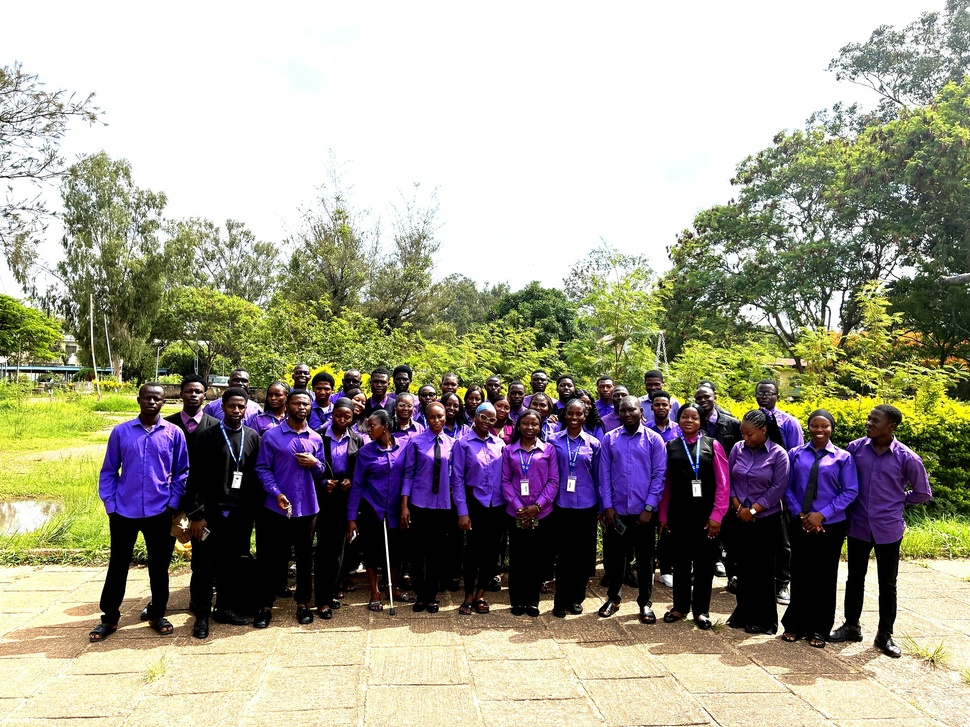
#> input picture assets/images/class/CLASS GROUP (1).jpeg, 970 x 727 px, shrunk from 2000 x 1500 before the run
$ python -i reduce_brightness.py   (imports and definitions only)
#> lines starting #> are read from the running program, lines starting #| are printed output that depends on the picture
import os
from PIL import Image, ImageEnhance

# Directories to process
TARGET_DIRS = [
    os.path.join("assets", "images", "students"),
    os.path.join("assets", "images", "events", "class-group"),
    os.path.join("assets", "images", "events"),
    os.path.join("assets", "images", "slideshow"),
    os.path.join("assets", "images", "prof")
]

# Adjustments
BRIGHTNESS_FACTOR = 0.85 # Reduce brightness by 15%
CONTRAST_FACTOR = 0.95   # Slight contrast reduction for softness

def process_image(filepath):
#> called with filepath = 'assets/images/class/CLASS GROUP (1).jpeg'
    try:
        with Image.open(filepath) as img:
            # Convert to RGB if necessary (e.g. RGBA or P)
#> img is the input picture: PIL image 970x727 RGB; mean R, G, B 160.6, 157.5, 142.4
            if img.mode in ("RGBA", "P"):
                img = img.convert("RGB")

            # Apply brightness reduction
            enhancer = ImageEnhance.Brightness(img)
            img_reduced_brightness = enhancer.enhance(BRIGHTNESS_FACTOR)
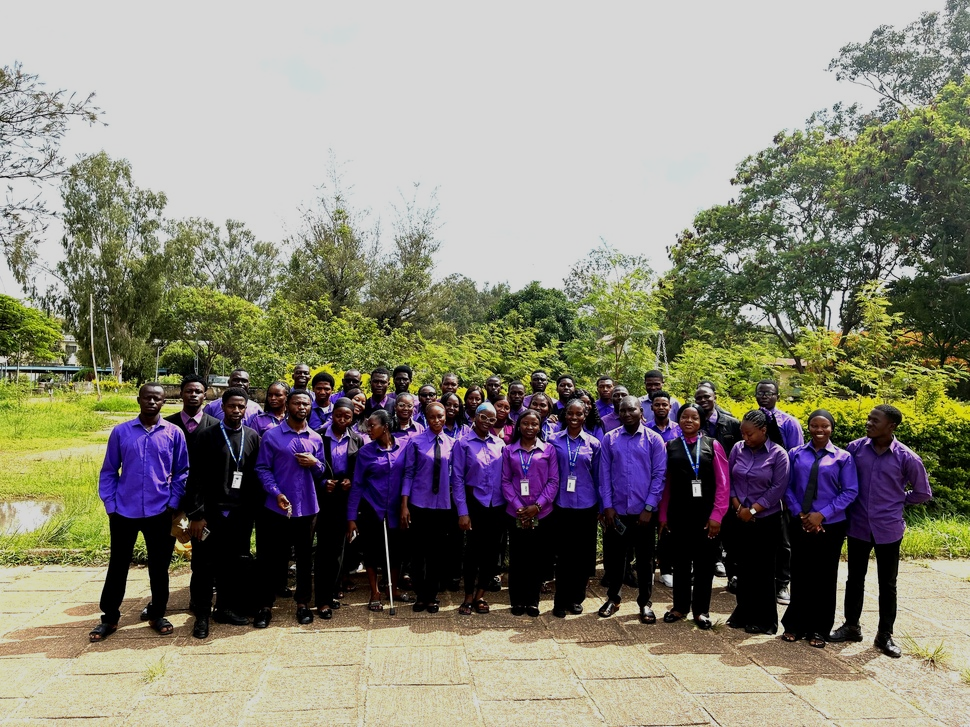
#> img_reduced_brightness: PIL image 970x727 RGB; mean R, G, B 136, 133.3, 120.5

            # Apply contrast adjustment
            contrast_enhancer = ImageEnhance.Contrast(img_reduced_brightness)
            final_img = contrast_enhancer.enhance(CONTRAST_FACTOR)

            # Save the processed image back
            final_img.save(filepath, quality=95)
            return True
    except Exception as e:
        print(f"Error processing {filepath}: {e}")
        return False

def main():
    total_processed = 0
    total_failed = 0

    for directory in TARGET_DIRS:
        if not os.path.exists(directory):
            print(f"Directory not found: {directory}")
            continue

        print(f"Processing directory: {directory}")
        for root, _, files in os.walk(directory):
            for filename in files:
                if filename.lower().endswith(('.png', '.jpg', '.jpeg', '.webp')):
                    filepath = os.path.join(root, filename)
                    if process_image(filepath):
                        total_processed += 1
                    else:
                        total_failed += 1

    print(f"\nProcessing Complete.")
    print(f"Successfully processed: {total_processed} images")
    print(f"Failed to process: {total_failed} images")

# [2 lines not run here, left out]

>>> result = process_image('assets/images/class/CLASS GROUP (1).jpeg')

$ run again, on assets/images/events/dinner-night/dinner.webp
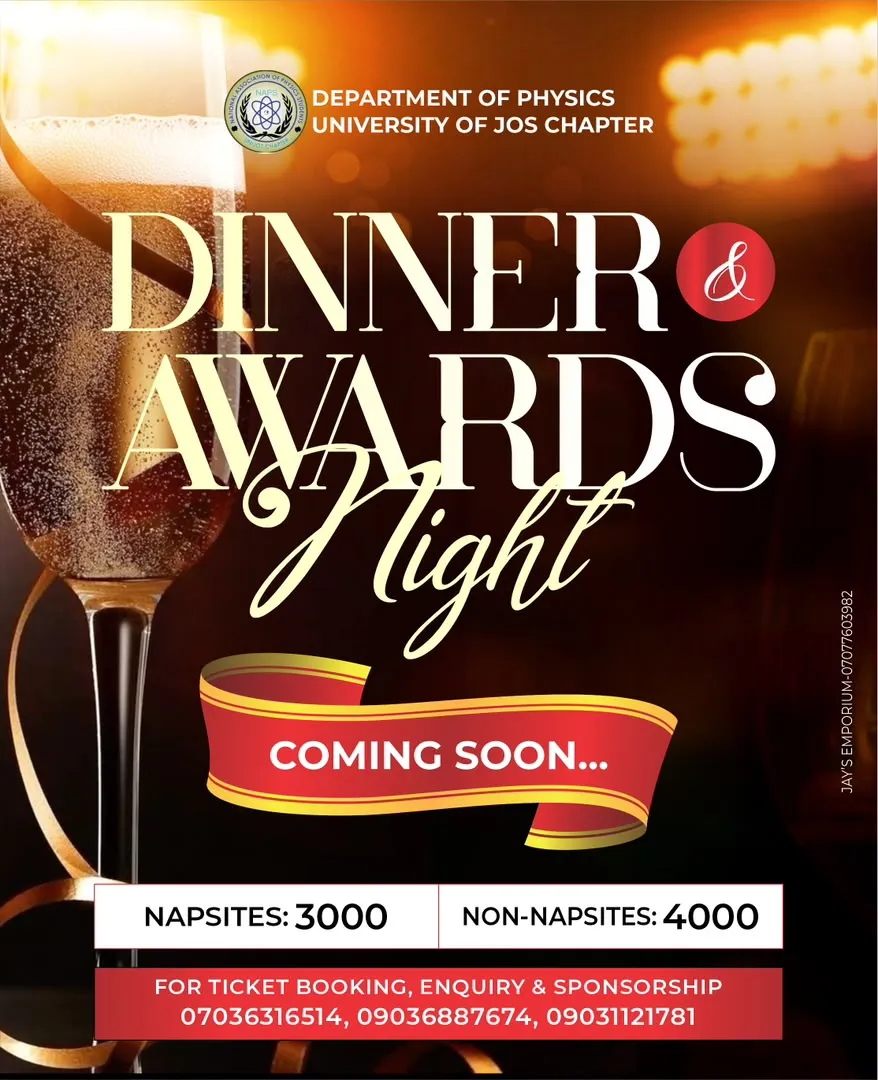
#> input picture assets/images/events/dinner-night/dinner.webp, 878 x 1080 px
#> in process_image, img is the input picture: PIL image 878x1080 RGB; mean R, G, B 118.4, 77.6, 58.9
#> in process_image, `img_reduced_brightness = enhancer.enhance(BRIGHTNESS_FACTOR)`:
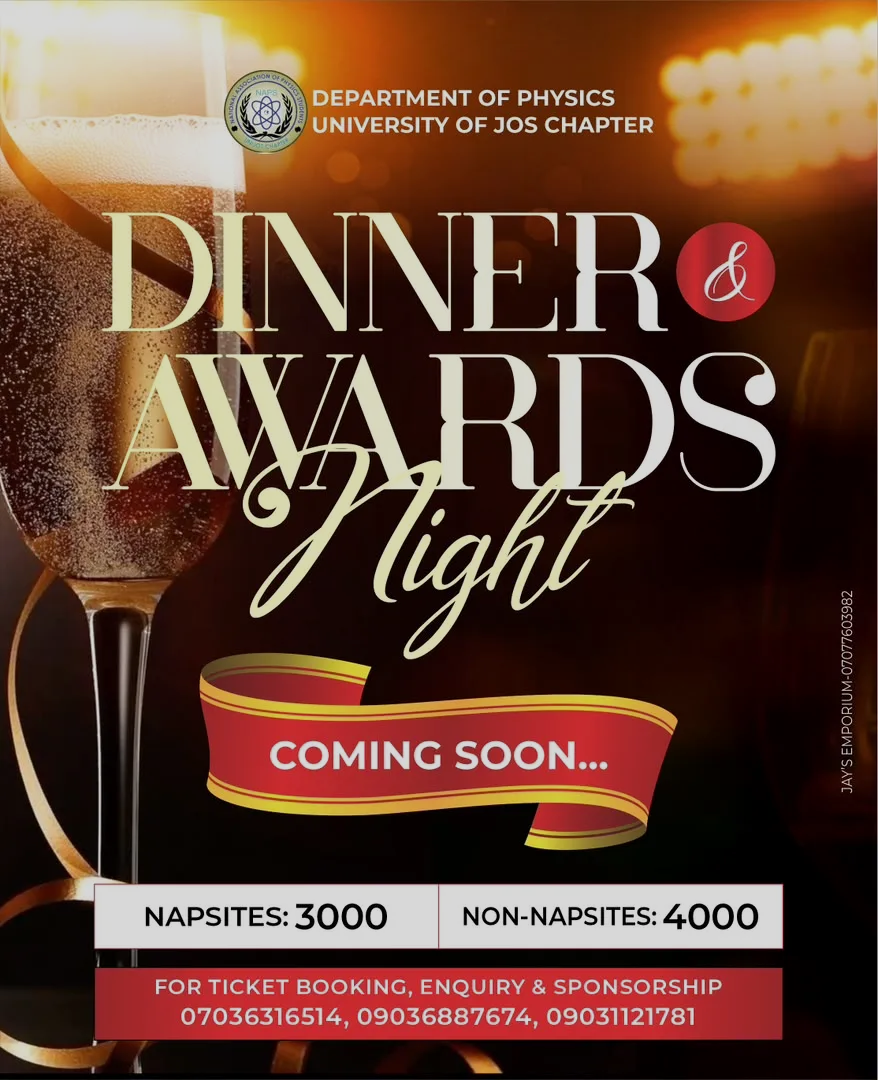
#> img_reduced_brightness: PIL image 878x1080 RGB; mean R, G, B 100.1, 65.4, 49.6

$ run again, on assets/images/events/fyb-week/2026-07-20-corporate-day/WhatsApp Image 2026-08-08 at 6.14.08 PM.jpeg
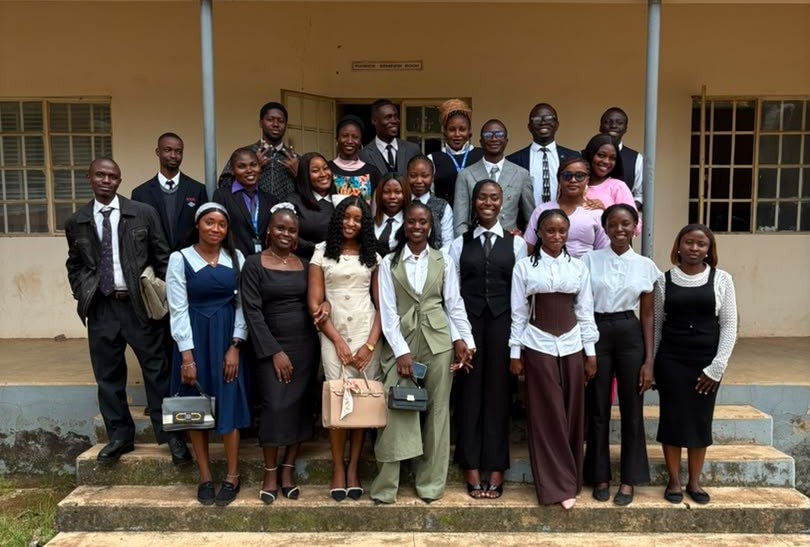
#> input picture assets/images/events/fyb-week/2026-07-20-corporate-day/WhatsApp Image 2026-08-08 at 6.14.08 PM.jpeg, 810 x 547 px
#> in process_image, img is the input picture: PIL image 810x547 RGB; mean R, G, B 100.3, 87.1, 71.7
#> in process_image, `img_reduced_brightness = enhancer.enhance(BRIGHTNESS_FACTOR)`:
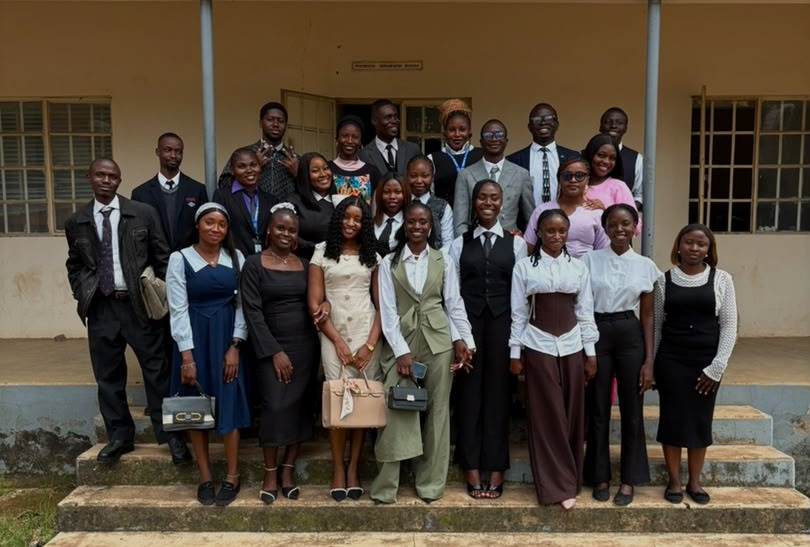
#> img_reduced_brightness: PIL image 810x547 RGB; mean R, G, B 84.8, 73.6, 60.5
